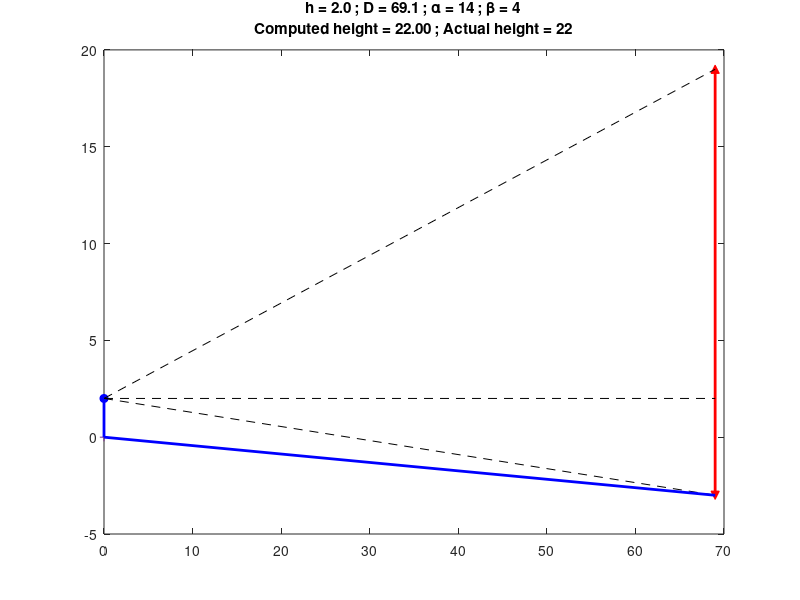

The MATLAB source for this figure: (Note: this script raises an error after producing the figure.)
% Illustrates "triangulation", let's call it

% Trouble is, I can't always assume I need the positive root.

% The man
a=[ 0  round(rand*4)];
% The bottom of the building
b=[round(rand*100) round(rand*10)-5];
% The top of the building
c=[b(1) round(rand*100)];

clf
% The points
t(1)=plot(a(1),a(2),'o');
hold on
t(2)=plot(b(1),b(2),'v');
t(3)=plot(c(1),c(2),'^');
t(4)=plot(0,0,'+');

% The lines
p(1)=plot(b([1 1]),[b(2) c(2)]);
p(2)=plot([a(1) b(1)],[a(2) b(2)]);
p(3)=plot([a(1) c(1)],[a(2) c(2)]);
p(4)=plot([0 a(1)],[0 a(2)]);
p(5)=plot([0 b(1)],[0 b(2)]);
p(6)=plot([a(1) b(1)],[a(2) a(2)]);

% Observed
set(p([4 5]),'Color','b','Linew',2)
% Unknown
set(p(1),'Color','r','Linew',2)
% Auxiliary
set(p([2 3 6]),'Color','k','LineS','--')

set(t(1),'MarkerFaceColor','b','MarkerEdgeC','b')
set(t(2:3),'MarkerFaceColor','r','MarkerEdgeC','r')

% The lengths etc
h=a(2);
H=c(2)-b(2);
D=sqrt(b(2)^2+b(1)^2);
% Compute the angles
alfa=atan2(c(2)-a(2),b(1));
bita=atan2(a(2)-b(2),b(1));
% Some auxiliary parameters from my diagram
A=c(2)-a(2);
B=a(2)-b(2);
L=b(1);
Dp=sqrt(B^2+L^2);
% This is the formula for Dp from the quadratic equation
% sbigD=sqrt(h^2*sin(bita)^2-(h^2-D^2));
sbigD=sqrt(D^2-h^2*cos(bita)^2);
Dpp=h*sin(bita)+sbigD;
Dpm=h*sin(bita)-sbigD;
% Take the positive root, we need to have a length
Hcomp=max(Dpp,Dpm)*(cos(bita)*tan(alfa)+sin(bita));

% Let's assume that D is bigger than h then we have slightly easier in
% always taking the plus sign here... sqrt(always positive) but if
% sqrt(tiny) may need the negative sign
Hcomp=(h*sin(bita)+sqrt(D^2-h^2*cos(bita)^2))*(cos(bita)*tan(alfa)+sin(bita));
title(sprintf('h = %3.1f ; D = %3.1f ; %s = %i ; %s = %i\n%s = %5.2f ; %s = %i',...
	      h,D,'\alpha',round(alfa*180/pi),'\beta',round(bita*180/pi),...
	      'Computed height',Hcomp,'Actual height',H))

% Check
difer(Hcomp-H)

% Cosmetics
shrink(gca,1.2,1.2)
longticks(gca,2)
xlabel('horizontal')
ylabel('vertical')
xlim(minmax([a(1) b(1) c(1)])+[-2 2])
ylim(minmax([a(2) b(2) c(2)])+[-2 2])
grid on
set(gca,'xtick',[a(1) b(1)])
set(gca,'ytick',unique([0 a(2) b(2) c(2)]))

